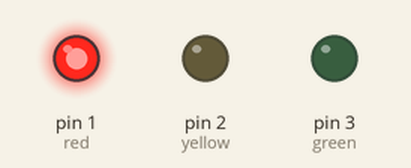
A sketch run on a simulated Arduino Uno, built with avr-gcc and run on an emulated ATmega328P. On the bench: output pins drawn as LEDs (lit = HIGH).

Above: at 0.5 s.
At 4.5 s:
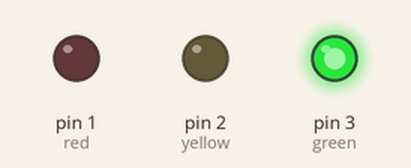
At 8.5 s:
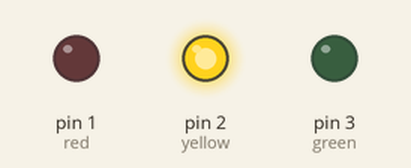
Timing chart, 0 to 9.1 s (numbered marks = the images above):
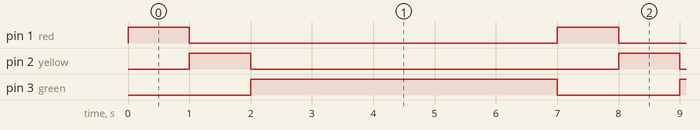

The sketch:

Traffic_light.ino
```cpp
const int red=1; //RED
const int yellow =2; //YELLOW
const int green = 3; //GREEN


void setup()
{
	pinMode(red, OUTPUT);
	pinMode(yellow, OUTPUT);
	pinMode(green, OUTPUT);
}

void loop()
{
	digitalWrite(red, HIGH);
	delay (1000);
	digitalWrite(red,LOW);
	digitalWrite(yellow, HIGH);
	delay(1000);
	digitalWrite(yellow,LOW);
	digitalWrite(green,HIGH);
	delay(5000);
	digitalWrite(green,LOW);
}
```

Measured:
- by itself, pin 1 (red), pin 2 (yellow): alternates HIGH for 1.0 s and LOW for 6.0 s
- by itself, pin 3 (green): alternates HIGH for 5.0 s and LOW for 2.0 s
- by itself, everything shown: repeats every 7.0 s, in 4 steps
